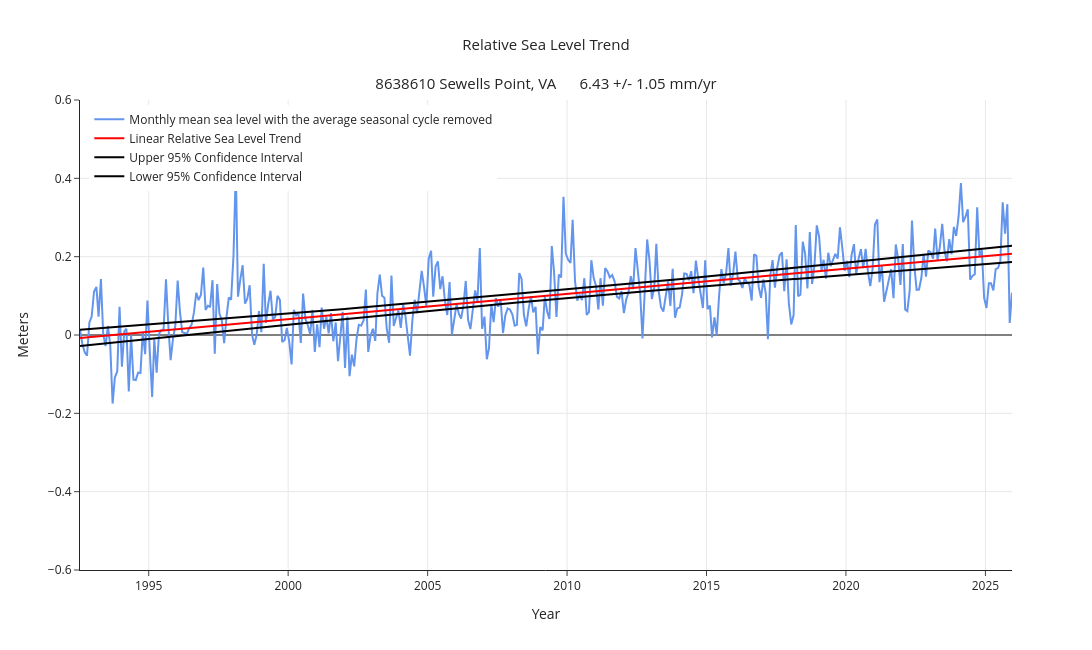

The notebook cell this image was saved under:
### Code cell
# @title
if pd.isna(trend_value) or trend_value == 'None':
  print('This station does not meet the data requirements for the calculation of an NTDE trend.')
else:
  # Create figure
  fig = go.Figure()

  # Add traces
  fig.add_trace(go.Scatter(x=msl_adjust.index, y=msl_adjust["msl_seasonal_adjust"],
                            mode='lines', name='Monthly mean sea level with the average seasonal cycle removed',
                            line=dict(color='cornflowerblue')))

  fig.add_trace(go.Scatter(x=msl_adjust.index, y=msl_adjust["linear_trend"],
                            mode='lines', name='Linear Relative Sea Level Trend',
                            line=dict(color='red')))

  fig.add_trace(go.Scatter(x=msl_adjust.index, y=msl_adjust["upr"],
                            mode='lines', name='Upper 95% Confidence Interval',
                            line=dict(color='black')))

  fig.add_trace(go.Scatter(x=msl_adjust.index, y=msl_adjust["lwr"],
                            mode='lines', name='Lower 95% Confidence Interval',
                            line=dict(color='black')))

  # Y-axis label and limits
  if units == 'metric':
        yaxis_title = "Meters"
        if station in ['8771450', '8761724']:
            y_range = [-0.75, 0.6]
        elif station == '9453220':
            y_range = [-0.45, 1.35]
        elif station == '9455090':
            y_range = [-1.35, 0.45]
        else:
            y_range = [-0.6, 0.6]
  else:
        yaxis_title = "Feet"
        y_range = [-2.5, 2] if station in ['8771450','8761724'] else [-2, 2]

  # Update layout with grid lines
  fig.update_layout(
        title=dict(
            text=f"Relative Sea Level Trend<br><br>{station_info} &nbsp;&nbsp;&nbsp;&nbsp; {trend_text}",
            x=0.5,  # Center the title
            xanchor='center',
            font=dict(size=15)
        ),
        xaxis_title="Year",
        yaxis_title=yaxis_title,
        xaxis=dict(showgrid=True),
        yaxis=dict(showgrid=True, range=y_range, zeroline=True, zerolinecolor='black'),
        template="simple_white",
        legend=dict(x=0.01, y=0.99),
        width=1250,
        height=650
    )

  # Show the figure
  fig.show()

### Figure 1 — Plotly figure (JSON) as saved in the notebook; plotly's stock layout.template omitted (floating-point values rounded to 4 significant figures; data arrays with more than 128 entries replaced by an {"elided": "..."} marker saying what was removed)
{"data": [{"line": {"color": "cornflowerblue"}, "mode": "lines", "name": "Monthly mean sea level with the average seasonal cycle removed", "type": "scatter", "x": {"elided": "402 str values"}, "y": {"elided": "402 float values"}}, {"line": {"color": "red"}, "mode": "lines", "name": "Linear Relative Sea Level Trend", "type": "scatter", "x": {"elided": "402 str values"}, "y": {"elided": "402 float values"}}, {"line": {"color": "black"}, "mode": "lines", "name": "Upper 95% Confidence Interval", "type": "scatter", "x": {"elided": "402 str values"}, "y": {"elided": "402 float values"}}, {"line": {"color": "black"}, "mode": "lines", "name": "Lower 95% Confidence Interval", "type": "scatter", "x": {"elided": "402 str values"}, "y": {"elided": "402 float values"}}], "layout": {"height": 650, "legend": {"x": 0.01, "y": 0.99}, "title": {"font": {"size": 15}, "text": "Relative Sea Level Trend<br><br>8638610 Sewells Point, VA &nbsp;&nbsp;&nbsp;&nbsp; 6.43 +/- 1.05 mm/yr", "x": 0.5, "xanchor": "center"}, "width": 1250, "xaxis": {"showgrid": true, "title": {"text": "Year"}}, "yaxis": {"range": [-0.6, 0.6], "showgrid": true, "title": {"text": "Meters"}, "zeroline": true, "zerolinecolor": "black"}}}
